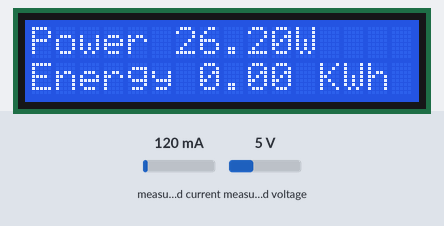
The sketch below on a simulated ESP8266 (NodeMCU). Shown: 16×2 character LCD. The inputs (shaded band) are chosen by the test bench; at power-on: measured current 120 mA, measured voltage 5 V. WiFi joins after 1.5 s; servers stay silent unless stated; what the sketch prints to the serial monitor is not drawn.

Above: at 3.5 s.
3.6 s: measured current set to 40 mA
At 10.9 s:
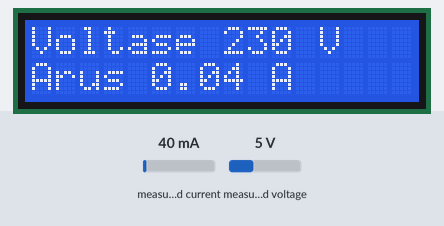
16.7 s: measured voltage set to 0.3 V
At 19.2 s:
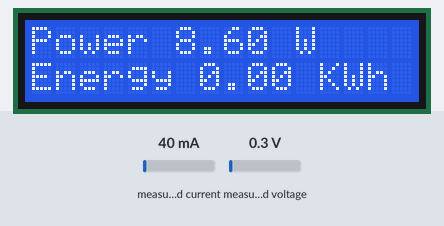
21.8 s: measured current set to 500 mA
At 24.1 s:
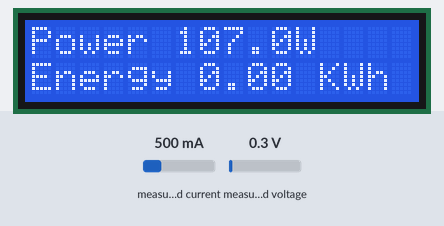
27.0 s: measured voltage set to 3.8 V
At 28.9 s:
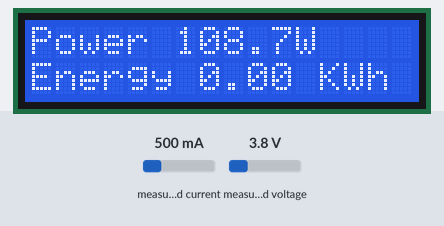
Timing chart, 0 to 30.4 s (numbered marks = the images above; inputs shaded):
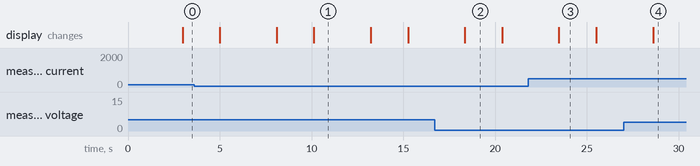

Measured:
- after the input at 3.6 s, the display: first differs from a run without the input after 4.5 s (image 1 shows a later state)
- after the input at 16.7 s, the display: changes after 1.7 s (image 2)
- after the input at 21.8 s, the display: changes after 1.7 s (image 3)
- after the input at 27.0 s, the display: changes after 1.6 s (image 4)
- what the display in image 1 shows lasts 3.1 s, from 10.1 s to 13.2 s
- what the display in image 2 shows lasts 2.0 s, from 18.4 s to 20.4 s

The sketch:

BLYNK_BEBAN.ino
```cpp
#define BLYNK_TEMPLATE_ID "TMPLzcOO5mVm"
#define BLYNK_DEVICE_NAME "Monitor Daya"
#define BLYNK_AUTH_TOKEN "YTf0hYwydKCVnsiQhynsfXqLFcBtVuNe"

#define BLYNK_PRINT Serial
#include <ESP8266WiFi.h>
#include <BlynkSimpleEsp8266.h>

#include <Wire.h>        // Memanggil library Wire
#include <SoftwareSerial.h>
#include <LiquidCrystal_I2C.h>                                      // Memanggil library LCD i2C
LiquidCrystal_I2C lcd(0x27, 16, 2);
#include <PZEM004Tv30.h>

PZEM004Tv30 pzem(12, 14); // Software Serial pin GPIO  12 (RX) & 14 (TX)
float arus, daya, Power;
int tegangan;
char auth[] = "YTf0hYwydKCVnsiQhynsfXqLFcBtVuNe";
char ssid[] = "Server Project";
char pass[] = "Salamproject2022";


void setup() {
  // put your setup code here, to run once:
  Serial.begin(9600);                                                  // Deklarasi baudrate komunikasi serial
  lcd.begin();                                                         // Memulai komunikasi dengan LCD
  lcd.backlight();
  lcd.setCursor( 0 , 0);
  lcd.print("Connecting...");
  Blynk.begin(auth, ssid, pass);
}

void loop() {
  // put your main code here, to run repeatedly:
  baca_daya();
  tampilan();
  Blynk.run();
  Blynk.virtualWrite(V1, tegangan);
  Blynk.virtualWrite(V5, arus);
  Blynk.virtualWrite(V6, Power , " Watt");
  Blynk.virtualWrite(V7, daya , " Kwh");

}


void tampilan() {
  lcd.clear();
  lcd.setCursor( 0 , 0);
  lcd.print("Power ");
  lcd.setCursor( 6 , 0);
  lcd.print(Power);
  lcd.setCursor( 11 , 0);
  lcd.print("W");

  lcd.setCursor( 0 , 1);
  lcd.print("Energy ");
  lcd.setCursor( 7 , 1);
  lcd.print(daya);
  lcd.setCursor( 12 , 1);
  lcd.print("KWh");

  delay(2000);

  lcd.clear();
  lcd.setCursor( 0 , 0);
  lcd.print("Voltase ");
  lcd.setCursor( 8 , 0);
  lcd.print(tegangan);
  lcd.setCursor( 12 , 0);
  lcd.print("V");

  lcd.setCursor( 0 , 1);
  lcd.print("Arus ");
  lcd.setCursor( 5 , 1);
  lcd.print(arus);
  lcd.setCursor( 10 , 1);
  lcd.print("A");

  delay(2000);
}


void baca_daya() {
  float voltage = pzem.voltage();
  if (voltage != NAN) {
    Serial.print("Voltage: ");
    Serial.print(voltage);
    Serial.println("V");
  } else {
    Serial.println("Error reading voltage");
  }
  tegangan = voltage;

  float current = pzem.current();
  if (current != NAN) {
    Serial.print("Current: ");
    Serial.print(current);
    Serial.println("A");
  } else {
    Serial.println("Error reading current");
  }
  arus = current;

  float power = pzem.power();
  if (current != NAN) {
    Serial.print("Power: ");
    Serial.print(power);
    Serial.println("W");
  } else {
    Serial.println("Error reading power");
  }
  Power = power;

  float energy = pzem.energy();
  if (current != NAN) {
    Serial.print("Energy: ");
    Serial.print(energy, 3);
    Serial.println("kWh");
  } else {
    Serial.println("Error reading energy");
  }
  daya = energy;

  float frequency = pzem.frequency();
  if (current != NAN) {
    Serial.print("Frequency: ");
    Serial.print(frequency, 1);
    Serial.println("Hz");
  } else {
    Serial.println("Error reading frequency");
  }

  float pf = pzem.pf();
  if (current != NAN) {
    Serial.print("PF: ");
    Serial.println(pf);
  } else {
    Serial.println("Error reading power factor");
  }

  Serial.println();
  delay(1000);
}
```
